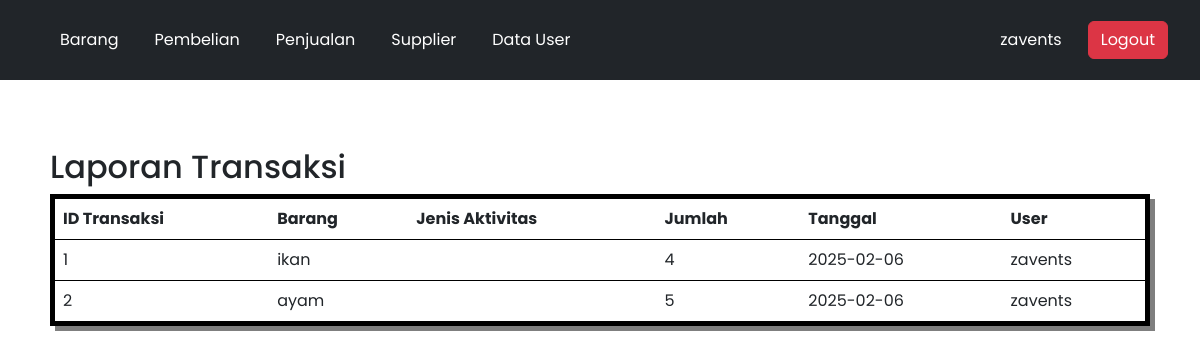
Screenshot of /penjualan.php (signed in) with the database file from the repository.
### tables this page shows
CREATE TABLE `laporan_inventaris` (
  `id_laporan` int(12) NOT NULL,
  `id_barang` int(12) NOT NULL,
  `id_user` int(12) NOT NULL,
  `tipe_aktivitas` enum('pembelian','penjualan') NOT NULL,
  `jumlah` int(24) NOT NULL,
  `tanggal` date NOT NULL
);

CREATE TABLE `barang` (
  `id_barang` int(12) NOT NULL,
  `id_supplier` int(12) NOT NULL,
  `nama_barang` varchar(255) NOT NULL,
  `harga_barang` int(24) NOT NULL,
  `stok` int(24) NOT NULL
);

CREATE TABLE `users` (
  `id_user` int(12) NOT NULL,
  `username` varchar(255) NOT NULL,
  `name` varchar(255) NOT NULL,
  `password` varchar(255) NOT NULL,
  `level` enum('administrator','petugas') NOT NULL
);

### penjualan.php (the view, shortened to what this page needs)
<?php
$host = "localhost";
$user = "root";
$password = "";
$database = "inventaris";
$koneksi = new mysqli($host, $user, $password, $database);
$logs = $koneksi->query("SELECT * FROM laporan_inventaris ORDER BY tanggal DESC");
?>
<!DOCTYPE html>
<html lang="en">
<head>
    <link href="https://cdn.jsdelivr.net/npm/bootstrap@5.3.0/dist/css/bootstrap.min.css" rel="stylesheet">
</head>
<body>
<?php include 'navbar.php'; ?>
    <div class="container mt-5">
        <h2>Laporan Transaksi</h2>
        <table class="table">
            <thead>
                <tr>
                    <th>ID Transaksi</th>
                    <th>Barang</th>
                    <th>Jenis Aktivitas</th>
                    <th>Jumlah</th>
                    <th>Tanggal</th>
                    <th>User</th>
                </tr>
            </thead>
            <tbody>
                <?php
                while ($log = $logs->fetch_assoc()) {
                    $barang_query = $koneksi->prepare("SELECT nama_barang FROM barang WHERE id_barang = ?");
                    $barang_query->bind_param("i", $log['id_barang']);
                    $barang_query->execute();
                    $barang_result = $barang_query->get_result();
                    $barang = $barang_result->fetch_assoc();
                    $user_query = $koneksi->prepare("SELECT username FROM users WHERE id_user = ?");
                    $user_query->bind_param("i", $log['id_user']);
                    $user_query->execute();
                    $user_result = $user_query->get_result();
                    $user = $user_result->fetch_assoc();
                ?>
                    <tr>
                        <td><?= $log['id_laporan'] ?></td>
                        <td><?= $barang['nama_barang'] ?></td>
                        <td><?= ucfirst($log['tipe_aktivitas']) ?></td>
                        <td><?= $log['jumlah'] ?></td>
                        <td><?= $log['tanggal'] ?></td>
                        <td><?= $user['username'] ?></td>
                    </tr>
                <?php } ?>
            </tbody>
        </table>
    </div>
</body>
</html>

### navbar.php (style rules this page uses)
body { font-family: 'Poppins', sans-serif; }
.container { padding: 20px; }
.table { border: 5px solid rgb(0, 0, 0); padding: 30px; box-shadow: 5px 5px 0px rgba(0, 0, 0, 0.5); transition: border-color 0.3s; }

### rows the page displays
laporan_inventaris: id_laporan "1", id_barang.nama_barang "ikan", jumlah "4", tanggal "2025-02-06", id_user.username "zavents"
laporan_inventaris: id_laporan "2", id_barang.nama_barang "ayam", jumlah "5", tanggal "2025-02-06", id_user.username "zavents"

### other values shown
$_SESSION['username'] "zavents"
